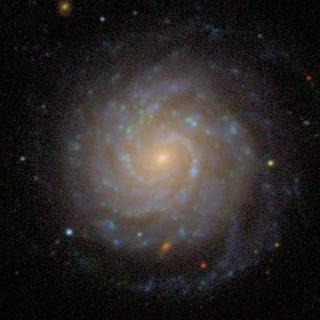
#> input picture spiral.jpeg, 320 x 320 px
$ jupyter execute --allow-errors images_to_coefficients.ipynb
#> lines starting #> are read from the running program, lines starting #| are printed output that depends on the picture; long printed decimals are rounded
### mike_code.py
import numpy as np
import matplotlib.pyplot as plt
import matplotlib.cm as cm
from scipy.special import eval_genlaguerre
import time
import numpy as np
import matplotlib.pyplot as plt
import matplotlib.cm as cm
from scipy.special import eval_genlaguerre
import time

class LaguerreAmplitudes:
    """
    LaguerreAmplitudes class for calculating Laguerre basis amplitudes.
    This class provides methods for calculating Laguerre basis amplitudes based on Weinberg & Petersen (2021).
    Parameters:
        rscl (float): Scale parameter for the Laguerre basis.
        mass (array-like): Mass values for particles.
        phi (array-like): Angular phi values.
        velocity (array-like): Velocity values.
        R (array-like): Radial values.
        mmax (int): Maximum order parameter for m.
        nmax (int): Maximum order parameter for n.
    Methods:
        gamma_n(nrange, rscl): Calculate the Laguerre alpha=1 normalisation.
        G_n(R, nrange, rscl): Calculate the Laguerre basis.
        n_m(): Calculate the angular normalisation.
        laguerre_amplitudes(): Calculate Laguerre amplitudes for the given parameters.
        laguerre_reconstruction(rr, pp): Calculate Laguerre reconstruction.
    Attributes:
        rscl (float): Scale parameter for the Laguerre basis.
        mass (array-like): Mass values for particles.
        phi (array-like): Angular phi values.
        velocity (array-like): Velocity values.
        R (array-like): Radial values.
        mmax (int): Maximum order parameter for m.
        nmax (int): Maximum order parameter for n.
        coscoefs (array-like): Cosine coefficients.
        sincoefs (array-like): Sine coefficients.
        reconstruction (array-like): Laguerre reconstruction result.
    """

    def __init__(self, rscl, mmax, nmax, R, phi, mass=1., velocity=1.):
        """
        Initialize the LaguerreAmplitudes instance with parameters.
        Args:
            rscl (float): Scale parameter for the Laguerre basis.
            mmax (int): Maximum Fourier harmonic order.
            nmax (int): Maximum Laguerre order.
            R (array-like): Radial values.
            velocity (array-like): Velocity values.
            mass (integer or array-like): Mass values for particles.
            phi (integer or array-like): Angular phi values.
        """
        self.rscl = rscl
        self.mmax = mmax
        self.nmax = nmax
        self.R = R
        self.phi = phi
        self.mass = mass
        self.velocity = velocity


        # run the amplitude calculation
        self.laguerre_amplitudes()

    def _gamma_n(self,nrange, rscl):
        """
        Calculate the Laguerre alpha=1 normalisation.
        Args:
            nrange (array-like): Range of order parameters.
            rscl (float): Scale parameter for the Laguerre basis.
        Returns:
            array-like: Laguerre alpha=1 normalisation values.
        """
        return (rscl / 2.) * np.sqrt(nrange + 1.)

    def _G_n(self,R, nrange, rscl):
        """
        Calculate the Laguerre basis.
        Args:
            R (array-like): Radial values.
            nrange (array-like): Range of order parameters.
            rscl (float): Scale parameter for the Laguerre basis.
        Returns:
            array-like: Laguerre basis values.
        """
        laguerrevalues = np.array([eval_genlaguerre(n, 1, 2 * R / rscl)/self._gamma_n(n, rscl) for n in nrange])
        return np.exp(-R / rscl) * laguerrevalues

    def _n_m(self):
        """
        Calculate the angular normalisation.
        Returns:
            array-like: Angular normalisation values.
        """
        deltam0 = np.zeros(self.mmax)
        deltam0[0] = 1.0
        return np.power((deltam0 + 1) * np.pi / 2., -0.5)

    def laguerre_amplitudes(self):
        """
        Calculate Laguerre amplitudes for the given parameters.
        Returns:
            tuple: Tuple containing the cosine and sine amplitudes.
        """

        G_j = self._G_n(self.R, np.arange(0,self.nmax,1), self.rscl)

        nmvals = self._n_m()
        cosm = np.array([nmvals[m]*np.cos(m*self.phi) for m in np.arange(0,self.mmax,1)])
        sinm = np.array([nmvals[m]*np.sin(m*self.phi) for m in np.arange(0,self.mmax,1)])

        # broadcast to sum values
        self.coscoefs = np.nansum(cosm[:, np.newaxis, :] * G_j[np.newaxis, :, :] * self.mass * self.velocity,axis=2)
        self.sincoefs = np.nansum(sinm[:, np.newaxis, :] * G_j[np.newaxis, :, :] * self.mass * self.velocity,axis=2)

    def laguerre_amplitudes_returns(self):
        """
        Calculate Laguerre amplitudes for the given parameters.
        Returns:
            tuple: Tuple containing the cosine and sine amplitudes.
        modified to actually return tuple
        """

        G_j = self._G_n(self.R, np.arange(0,self.nmax,1), self.rscl)

        nmvals = self._n_m()
        cosm = np.array([nmvals[m]*np.cos(m*self.phi) for m in np.arange(0,self.mmax,1)])
        sinm = np.array([nmvals[m]*np.sin(m*self.phi) for m in np.arange(0,self.mmax,1)])

        # broadcast to sum values
        coscoefs = np.nansum(cosm[:, np.newaxis, :] * G_j[np.newaxis, :, :] * self.mass * self.velocity,axis=2)
        sincoefs = np.nansum(sinm[:, np.newaxis, :] * G_j[np.newaxis, :, :] * self.mass * self.velocity,axis=2)
        print('returning coscoefs, sincoefs')
        return coscoefs, sincoefs

    def laguerre_reconstruction(self, rr, pp):
        """
        Reconstruct a function using Laguerre amplitudes.
        Args:
            rr (array-like): Radial values.
            pp (array-like): Angular phi values.
        This method reconstructs a function using the Laguerre amplitudes calculated with the `laguerre_amplitudes` method.
        Returns:
            array-like: The reconstructed function values.
        """
        nmvals = self._n_m()
        G_j = self._G_n(rr, np.arange(0, self.nmax, 1), self.rscl)

        fftotal = 0.
        for m in range(0, self.mmax):
            for n in range(0, self.nmax):
                fftotal += self.coscoefs[m, n] * nmvals[m] * np.cos(m * pp) * G_j[n]
                fftotal += self.sincoefs[m, n] * nmvals[m] * np.sin(m * pp) * G_j[n]

        self.reconstruction = 0.5 * fftotal


### images_to_coefficients.ipynb
[cell 1]
import matplotlib.pyplot as plt
from PIL import Image
import numpy as np
import time
from mike_code import LaguerreAmplitudes
import matplotlib.cm as cm
from skimage.transform import resize_local_mean

[cell 2]
spiralf = np.asarray(Image.open('spiral.jpeg'))
#> spiralf is the input picture: shape (320, 320, 3); mean R, G, B 43.6, 40.1, 38.5
spiralf = np.mean(spiralf,axis=2)/np.max(spiralf)#spiral[:,:,0]/spiral[:,:,0].max()
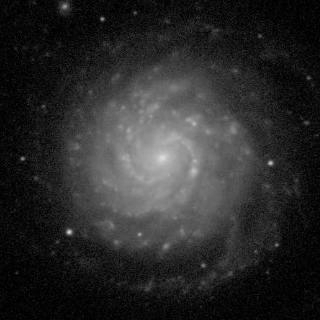
#> spiralf: shape (320, 320) float64; min 0, max 0.864, mean 0.169
spiralf = spiralf[1:,1:] #for some reason, skipping this step means that flattened array mask applies to this array??
#> spiralf: shape (319, 319) float64
#spiral = spiral[:-1,45:257 ]

barf = np.asarray(Image.open('ngc936.jpg'))
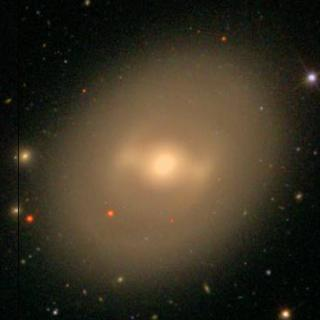
#> input picture ngc936.jpg, 320 x 320 px
#> barf is the input picture: shape (320, 320, 3); mean R, G, B 60.5, 52.1, 36.1
#bar = bar[:,:,0]/bar[:,:,0].max()
barf = np.mean(barf, axis=2)
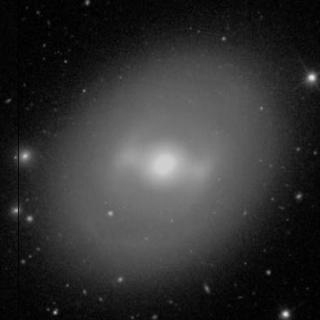
#> barf: shape (320, 320) float64; min 0, max 236.3, mean 49.6
barf = barf/barf.max()
barf = barf[13:, 13:]
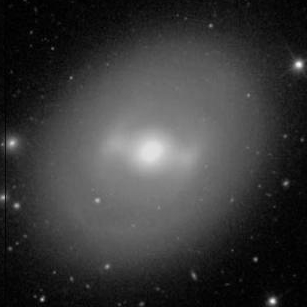
#> barf: shape (307, 307) float64; min 0.00141, max 1, mean 0.224
print(spiralf.shape, barf.shape)
#| (319, 319) (307, 307)


plt.imshow(spiralf, cmap='magma')
plt.figure()
plt.imshow(barf, cmap='magma')

[cell 3]
s = 1 #8 #8 is p good for nmax = 11
bar = resize_local_mean(barf, (int(s*barf.shape[0]),int(s*barf.shape[0])))
#bar = barf.copy()
#rescale(barf, 1.2,anti_aliasing=True)#warp_polar(barf, output_shape = (400,400))
xp = np.linspace(-bar.shape[0]/2.,bar.shape[0]/2.,bar.shape[0])
#> xp = 307 values from -153.5 to 153.5
xpix,ypix = np.meshgrid(xp,xp)
rr,pp = np.sqrt(xpix**2+ypix**2),np.arctan2(ypix,xpix)
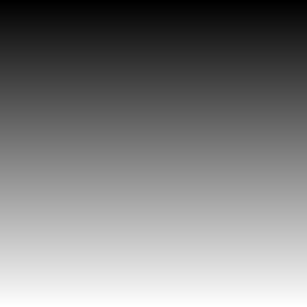
#> ypix: shape (307, 307) float64; min -153.5, max 153.5, mean 0; drawn with min black and max white


rval = np.sqrt(xpix**2+ypix**2).reshape(-1,)
phi  = np.arctan2(ypix,xpix).reshape(-1,)
barflat = bar.reshape(-1,).copy() #need a copy

# pick a radius to not consider outside of
gvals = np.where(rval>200*s)

rval[gvals]         = np.nan
phi[gvals]          = np.nan
print(bar.shape, bar.max())
#| (307, 307) 1.0
barflat[gvals] = np.nan

print(bar.shape, bar.max())
#| (307, 307) 1.0
# pick orders for the expansion
mmax = 8  #8
nmax = 12 #12 #24

# pick a scalelength for the reconstruction
rscl = 30.*s #20#10

# make the expansion and compute the weights
####LG = LaguerreAmplitudes(rscl,np.ones(rval.size),phi,barflat,rval,mmax,nmax)
# rscl, mmax, nmax, R, phi, mass=1., velocity=1.
LG = LaguerreAmplitudes(rscl,mmax,nmax,rval,phi,barflat)
c_bar, s_bar = LG.laguerre_amplitudes_returns()


LG.laguerre_reconstruction(rr,pp)
#> in laguerre_reconstruction, `G_j = self._G_n(rr, np.arange(0, self.nmax, 1), self.rscl)`:
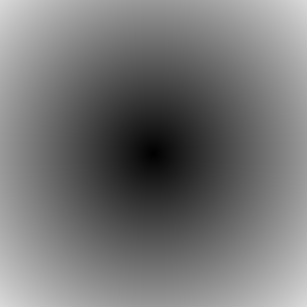
#> rr: shape (307, 307) float64; min 0, max 217.1, mean 117.8
#> after the loop in laguerre_reconstruction, `for m in range(0, self.mmax):`:
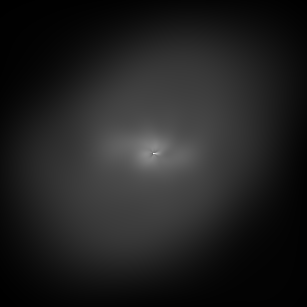
#> fftotal: shape (307, 307) float64; min 0.00275, max 3.34, mean 0.438; drawn with min black and max white
    #100:300
plt.figure()
plt.imshow((LG.reconstruction)[100*s:180*s,100*s:180*s],vmin=np.nanmin(bar), vmax=np.nanmax(bar),cmap='rainbow')

    # make a figure for the comparison
# make a figure for the comparison
fig = plt.figure(figsize=(20,10),facecolor='white')
ax1 = fig.add_subplot(131)
ax2 = fig.add_subplot(132)
ax3 = fig.add_subplot(133)

cval = np.linspace(-5.,1.,32)
ax1.imshow((bar), cmap=plt.cm.magma)
ax2.imshow((LG.reconstruction),vmin=np.nanmin(bar), vmax=np.nanmax(bar),cmap=cm.magma)

# plot the relative uncertainty (maxed out at 25 percent)
ax3.imshow((LG.reconstruction-bar)/bar,vmin=-.25,vmax=.25,cmap=cm.magma)

ax1.set_title('log surface density')
ax2.set_title('expanded surface density')
ax3.set_title('relative uncertainty')

'''
##### ------ maybe got to the bottom of this - everything looks better if big resampled
bar = barf
xp = np.linspace(-bar.shape[0]/2.,bar.shape[0]/2.,bar.shape[0])
xpix,ypix = np.meshgrid(xp,xp)
rr,pp = np.sqrt(xpix**2+ypix**2),np.arctan2(ypix,xpix)


rval = np.sqrt(xpix**2+ypix**2).reshape(-1,)
phi  = np.arctan2(ypix,xpix).reshape(-1,)
barflat = bar.reshape(-1,).copy() #need a copy

# pick a radius to not consider outside of
gvals = np.where(rval>200)

rval[gvals]         = np.nan
phi[gvals]          = np.nan
print(bar.shape, bar.max())
barflat[gvals] = np.nan


# pick a scalelength for the reconstruction
rscl = int(20)#10
print(rscl, barf.shape)
# make the expansion and compute the weights
LG = LaguerreAmplitudes(rscl,np.ones(rval.size),phi,barflat,rval,mmax,nmax)
c_bar, s_bar = LG.laguerre_amplitudes_returns()


LG.laguerre_reconstruction(rr,pp)
    #100:300
plt.figure()
plt.imshow((LG.reconstruction)[100:180,100:180],vmin=np.nanmin(bar), vmax=np.nanmax(bar),cmap='rainbow')

    # make a figure for the comparison
# make a figure for the comparison
fig = plt.figure(figsize=(20,10),facecolor='white')
ax1 = fig.add_subplot(131)
ax2 = fig.add_subplot(132)
ax3 = fig.add_subplot(133)

cval = np.linspace(-5.,1.,32)
ax1.imshow((bar), cmap=plt.cm.magma)
ax2.imshow((LG.reconstruction),vmin=np.nanmin(bar), vmax=np.nanmax(bar),cmap=cm.magma)

# plot the relative uncertainty (maxed out at 25 percent)
ax3.imshow((LG.reconstruction-bar)/bar,vmin=-.25,vmax=.25,cmap=cm.magma)

ax1.set_title('log surface density')
ax2.set_title('expanded surface density')
ax3.set_title('relative uncertainty')
'''
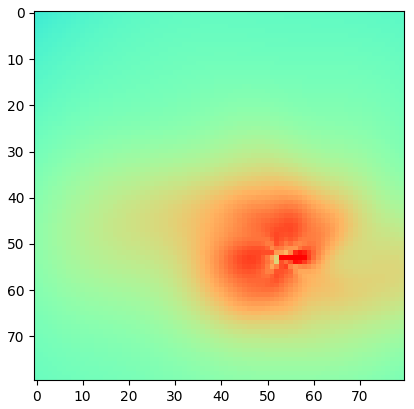
#> figure drawn by matplotlib, 1 panel
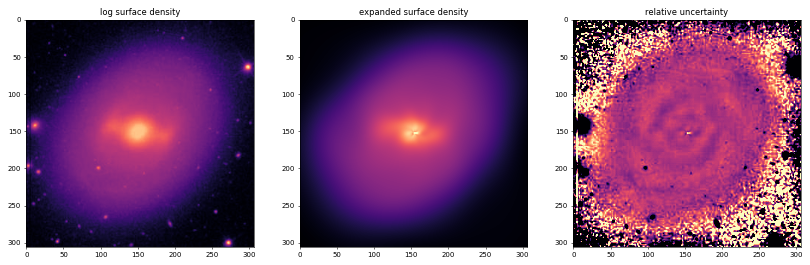
#> figure drawn by matplotlib, 3 panels

[cell 4]
#what if we have 24 n's to ensure that we preserve structure mapping but then we truncate to first 12?
#actually - the bar reconstruction isnt much better with 24

[cell 5]
np.save('bar_coscoeffs.npy', c_bar)
np.save('bar_sincoeffs.npy', s_bar)

[cell 6]
fig = plt.figure(figsize=(20,10),facecolor='white')
ax1 = fig.add_subplot(131)
ax2 = fig.add_subplot(132)

cval = np.linspace(-5.,1.,32)
ax1.imshow((bar), cmap=plt.cm.magma)
ax2.imshow((LG.reconstruction),vmin=np.nanmin(bar), vmax=np.nanmax(bar),cmap=cm.magma)

# plot the relative uncertainty (maxed out at 25 percent)
ax3.imshow((LG.reconstruction-bar)/bar,vmin=-.25,vmax=.25,cmap=cm.magma)

ax1.set_title('Image',fontsize=20)
ax2.set_title('Reconstruction',fontsize=20)
plt.savefig('example.jpeg', bbox_inches = 'tight',
    pad_inches = 0)

# Spiral -

[cell 7]
s = 5 ########### was 5
spiral = resize_local_mean(spiralf, (int(s*spiralf.shape[0]),int(s*spiralf.shape[0])))
#rescale(spiralf, 1.2,anti_aliasing=True)#warp_polar(spiralf, output_shape = (400,400))
xp = np.linspace(-spiral.shape[0]/2.,spiral.shape[0]/2.,spiral.shape[0])
#> xp = 1595 values from -797.5 to 797.5
xpix,ypix = np.meshgrid(xp,xp)
rr,pp = np.sqrt(xpix**2+ypix**2),np.arctan2(ypix,xpix)
#> ypix: shape (1595, 1595) float64


rval = np.sqrt(xpix**2+ypix**2).reshape(-1,)
phi  = np.arctan2(ypix,xpix).reshape(-1,)
spiralflat = spiral.reshape(-1,).copy() #need a copy

# pick a radius to not consider outside of
gvals = np.where(rval>210*s)

rval[gvals]         = np.nan
phi[gvals]          = np.nan
print(spiral.shape, spiral.max())
#| (1595, 1595) 0.8645
spiralflat[gvals] = np.nan

print(spiral.shape, spiral.max())
#| (1595, 1595) 0.8645
# pick orders for the expansion
mmax = 8 #8
nmax = 12 ###21 #24 #

# pick a scalelength for the reconstruction
rscl = 10.*s #10 was 20

# make the expansion and compute the weights
###LG = LaguerreAmplitudes(rscl,np.ones(rval.size),phi,spiralflat,rval,mmax,nmax)
#> (the rest of this cell did not finish here and is left out)

c_spiral, s_spiral = LG.laguerre_amplitudes_returns()


LG.laguerre_reconstruction(rr,pp)
    #100:300
plt.figure()
plt.imshow((LG.reconstruction)[100*s:180*s,100*s:180*s],vmin=np.nanmin(spiral), vmax=np.nanmax(spiral),cmap='rainbow')

    # make a figure for the comparison
# make a figure for the comparison
fig = plt.figure(figsize=(20,10),facecolor='white')
ax1 = fig.add_subplot(131)
ax2 = fig.add_subplot(132)
ax3 = fig.add_subplot(133)

cval = np.linspace(-5.,1.,32)
ax1.imshow((spiral), cmap=plt.cm.magma)
ax2.imshow((LG.reconstruction),vmin=np.nanmin(spiral), vmax=np.nanmax(spiral),cmap=cm.magma)

# plot the relative uncertainty (maxed out at 25 percent)
ax3.imshow((LG.reconstruction-spiral)/spiral,vmin=-.25,vmax=.25,cmap=cm.magma)

ax1.set_title('log surface density')
ax2.set_title('expanded surface density')
ax3.set_title('relative uncertainty')
